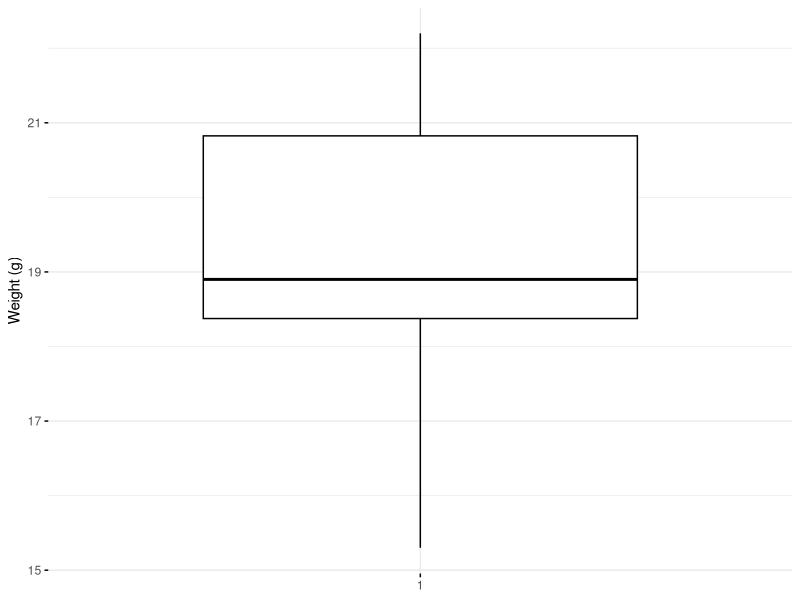
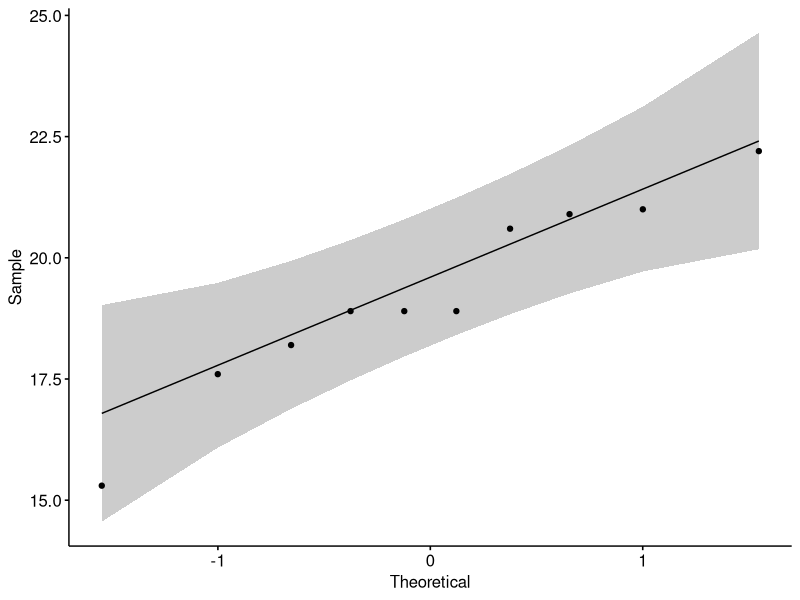
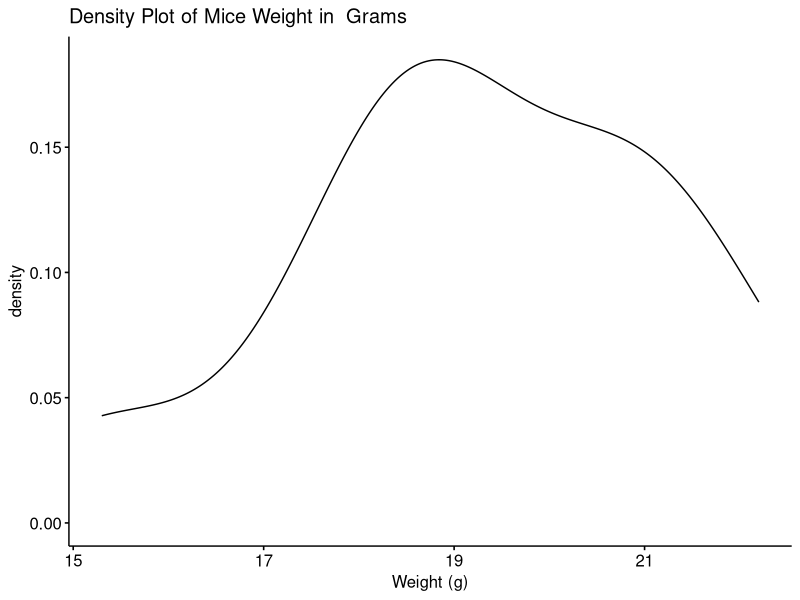
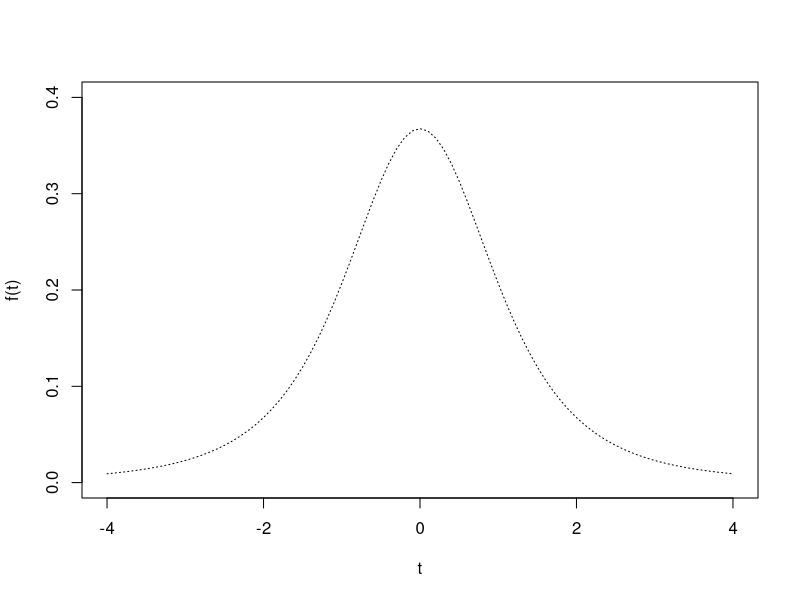

Reproduce these figures in R, in order.
library(ggpubr)
library(dplyr)

#https://stackoverflow.com/questions/36699272/why-is-message-a-better-choice-than-print-in-r-for-writing-a-package

#basic example, randomly generating a sample of values from the
#normal distribution

#https://datascienceplus.com/t-tests/
set.seed(6733)
treeVolume <- c(rnorm(75, mean = 36500, sd = 2000))
t.test(treeVolume, mu = 39000) # Ho: mu = 39000

#http://www.sthda.com/english/wiki/one-sample-t-test-in-r
#http://www.sthda.com/english/wiki/normality-test-in-r
#https://www.rdocumentation.org/packages/EnvStats/versions/2.3.1/topics/htest.object
set.seed(1234)
my_data <- data.frame(
  name = paste0(rep("M_", 10), 1:10),
  weight = round(rnorm(10, 20, 2), 1)
)
head(my_data, 10)

summary(my_data$weight)

#Box Plot
ggboxplot(my_data$weight, 
          ylab = "Weight (g)", xlab = FALSE,
          ggtheme = theme_minimal())

#QQ Plot
ggqqplot(my_data$weight)

#Density Plot
ggdensity(my_data$weight, 
          main = "Density Plot of Mice Weight in  Grams",
          xlab = "Weight (g)")


#Significance test for Normality
#K-S normality test or Shapiro-Wilk's method:
#significance test 
#comparing the sample distribution to a normal 
#one in order to ascertain whether data show 
#or not a serious deviation from normality
###
#The null hypothesis of these tests is that 
#“sample distribution is normal”. 
#SO YOU WANT P >= 0.05!
#If the test is significant, the distribution is 
#non-normal.


#Shapiro-Wilk’s method is widely recommended for 
#normality test and it provides better power 
#than K-S. It is based on the correlation 
#between the data and the corresponding normal scores.
#Note that, normality test is sensitive to sample size. 
#Small samples most often pass normality tests. 
#Therefore, it’s important to combine visual 
#inspection and significance test in order to take the 
#right decision.

# RETURNS AN H-TEST OBJECT
# https://www.dummies.com/programming/r/how-to-extract-data-test-results-with-r/
shapiro <- shapiro.test(my_data$weight)
nameOfStatistic <- names(shapiro$statistic)[1]
result <- shapiro$statistic
pValue <- shapiro$p.value


#One-sample t-test
# RETURNS AN H-TEST OBJECT

sample.Mean <- mean(my_data$weight)
sample.stdev <- sd(my_data$weight)
sample.stdError <- sample.stdev/sqrt(length(my_data$weight))
t_statistic_step_by_step <- (sample.Mean - 25)/sample.stdError
p_value_by_hand <- 2*pt(-abs(t_statistic_step_by_step), 
                        length(my_data$weight)-1, lower.tail=TRUE)

tTest <- t.test(my_data$weight, mu=25, conf.level = 0.95)

#dissecting the t test result

#t-statistic
nameOfStatistic <- names(tTest$statistic)[1]
tResult <-tTest$statistic

#method (one-sided, two-sided, one-sample)
hypothesisSides <- tTest$method

#degrees of freedom
parameter.Name <- names(tTest$parameter)[1]
degreesOfFreedom <- tTest$parameter[1]

pValue <- tTest$p.value

cat("t-statistic:", tResult, "\n")
cat("sides: ", degreesOfFreedom, "\n")
cat("Degrees of Freedom:", degreesOfFreedom, "\n")
cat("p-value:", pValue, "\n")


#https://www.youtube.com/watch?v=qCowRPmRmno

mileage = c(11601, 8987, 12166, 9657, 10143, 8230, 3111, 13009, 7891, 10392)

t.test(mileage, 
       mu=12000,  #null hypothesis, alternative hypothesis is 2 sided.
       alternative = "two.sided", 
       conf.level = 0.95)

t.statistic.manually <- (mean(mileage)-12000)/(sd(mileage)/sqrt(length(mileage)))
2*pt(t.statistic.manually, length(mileage)-1)

#https://www.dummies.com/education/math/statistics/plotting-t-base-r-graphics/

plot(x=seq(-4,4,.1), y=dt(seq(-4,4,.1), 3), type="l", lty="dotted",
     ylim = c(0,.4), xlab="t", ylab = "f(t)")
